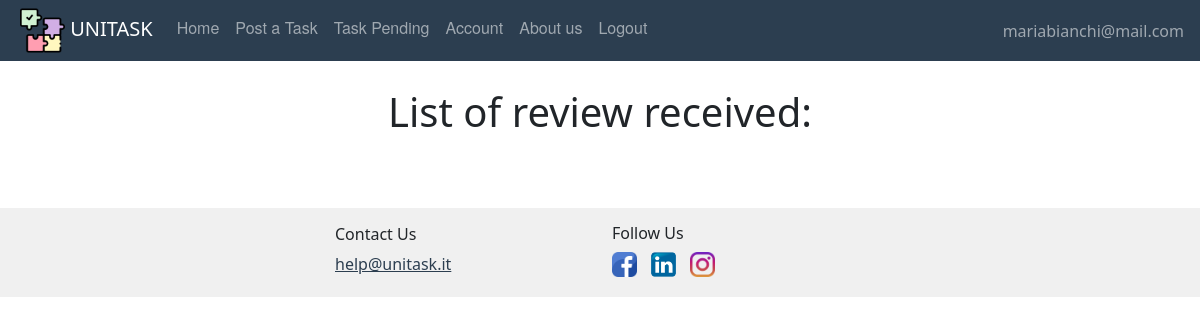
Page /personalreviews (signed in) on the earlier database version.
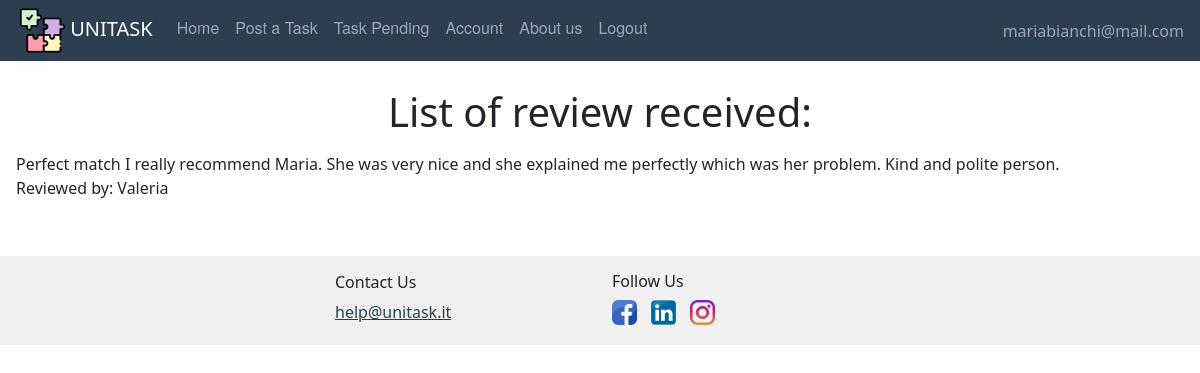
Same page on the later database version.
### website/models.py (models this page shows)
class Review(db.Model, UserMixin):
    id = db.Column(db.Integer, primary_key=True)
    title = db.Column(db.String(150))
    text = db.Column(db.String(150))
    date = db.Column(db.DateTime(timezone=True), default=func.now)
    id_reviewer = db.Column(db.Integer, db.ForeignKey('user.id'))
    id_reviewed = db.Column(db.Integer, db.ForeignKey('user.id'))
    task_id = db.Column(db.Integer, db.ForeignKey('offer.id'))

class User(db.Model, UserMixin):
    id = db.Column(db.Integer, primary_key=True)
    email = db.Column(db.String(150), unique=True)
    password = db.Column(db.String(150))
    first_name = db.Column(db.String(150))
    surname = db.Column(db.String(150))
    description = db.Column(db.String(200))
    type = db.Column(db.String(20))
    reviewsposted = db.relationship('Review', foreign_keys='Review.id_reviewer',
                                    backref='author')
    reviewsreceived = db.relationship('Review', foreign_keys='Review.id_reviewed',
                                      backref='received')
    __mapper_args__ = {
        'polymorphic_on': type,
        'polymorphic_identity': 'user',
    }

### website/user/routes.py (the view)
@users.route('/personalreviews')
def personalreviews():
    return render_template("User/personalreviews.html", user=current_user)

### website/templates/user/personalreviews.html
{% extends "base.html" %} {% block title %}List of Review{% endblock %} {% block content %}
    <br/>
    <h1 align="center">List of review received: </h1>
    <ul class="list-group list-group-flush" id="offers">
        <li class="list-group-item">
            <div>
                {% for recens in user.reviewsreceived %}
                    {{ recens.title }} {{ recens.text }}
                    <br/>
                    Reviewed by:
                    {{ recens.author.first_name }}
                    </div>
                {% endfor %}
        </li>
    </ul>
{% endblock %}

Differences in the rows shown:
added Review: title "Perfect match", text "I really recommend Maria. She was very nice and she explained me perfectly which was her problem. Kind and polite person.", author.first_name "Valeria"
